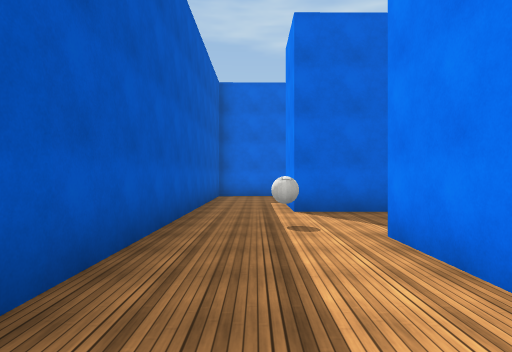
View 1 (above)

24 first-person views from a walk through a scene from a Unity 3-D project. The camera is 1.4 m above the floor, looks level and sees 75° across. The floor is counted in squares, 2 m on a side. Each view is taken from the middle of a square. On the plan, view 1 faces up. The plan holds only what a view shows up to about 10 squares ahead; the rest is blank. The place goes on beyond the plan. Surface patterns are stand-ins for the level's own textures.

View 2
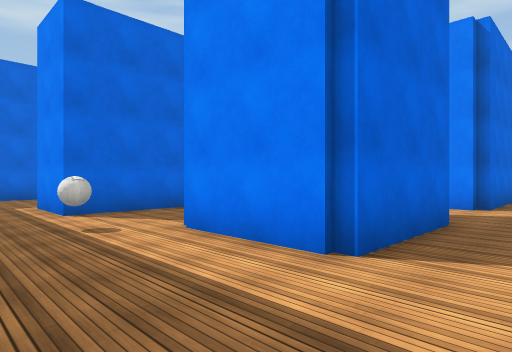

View 3
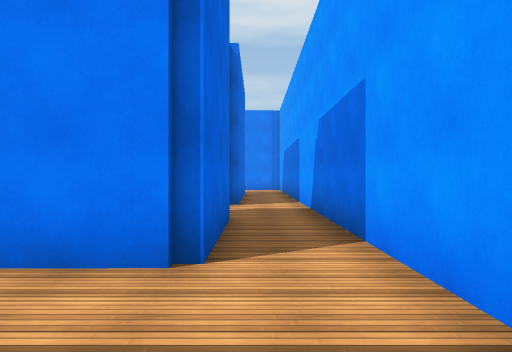

View 4
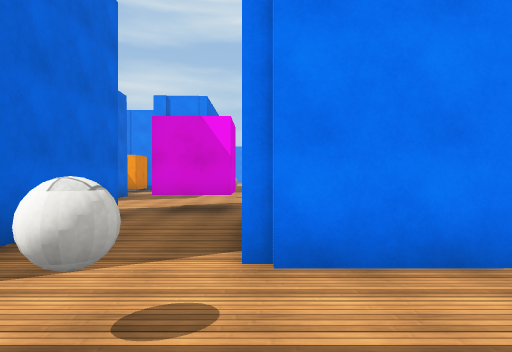

View 5
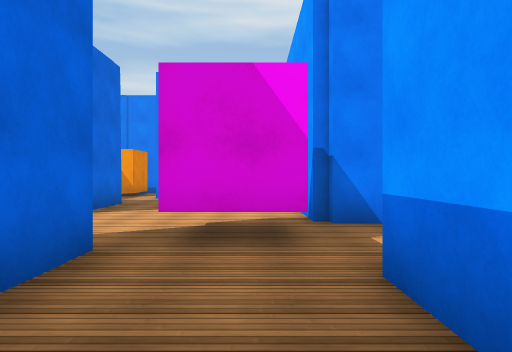

View 6
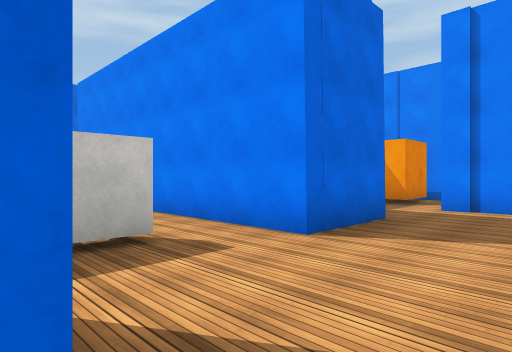

View 7
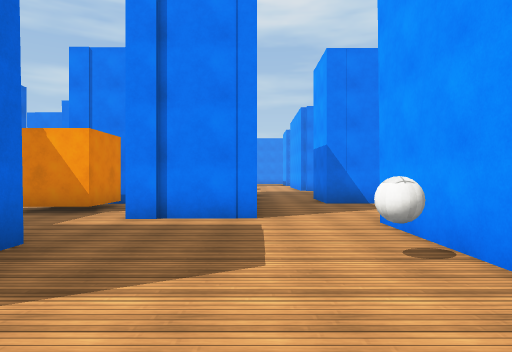

View 8
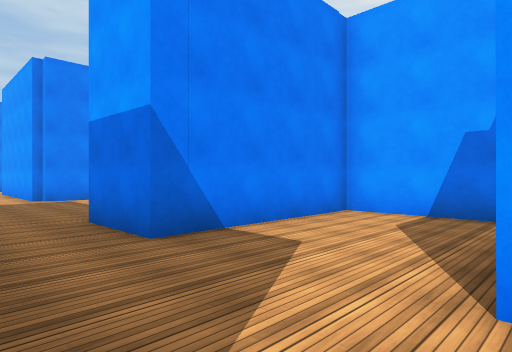

View 9
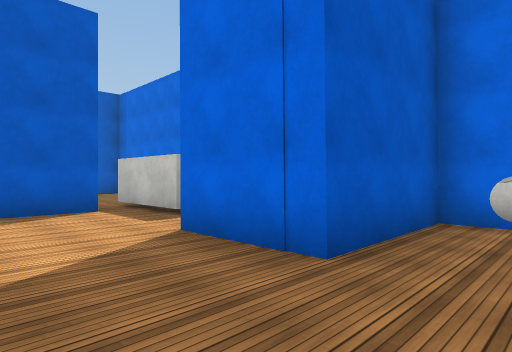

View 10
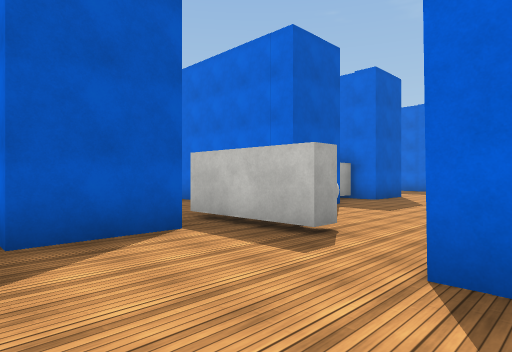

View 11
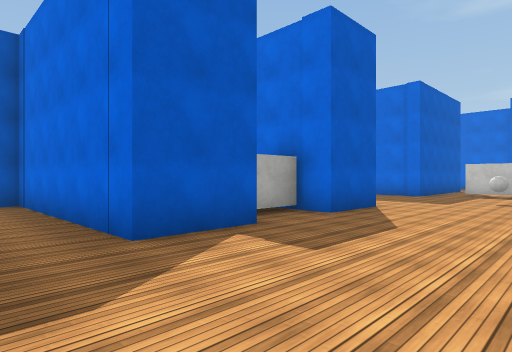

View 12
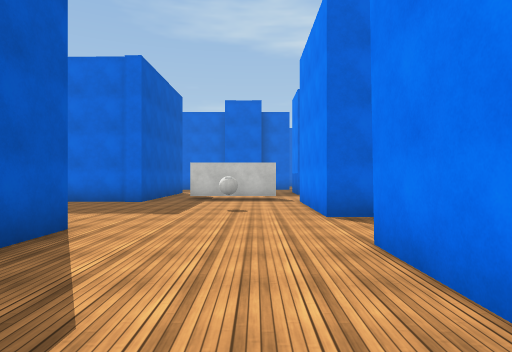

View 13
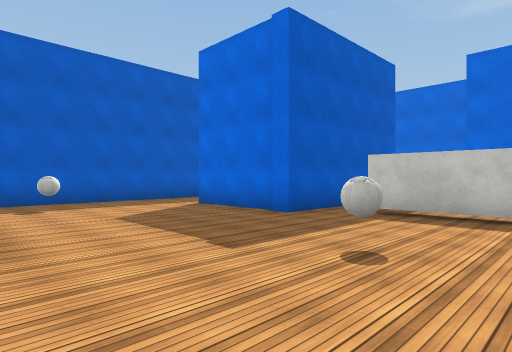

View 14
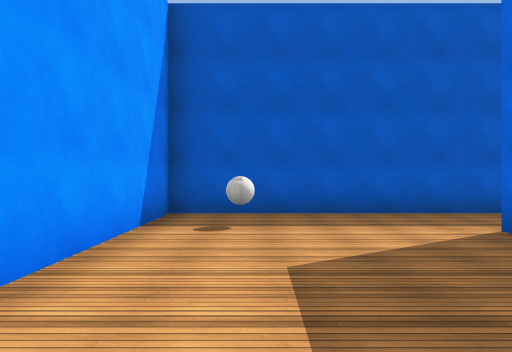

View 15
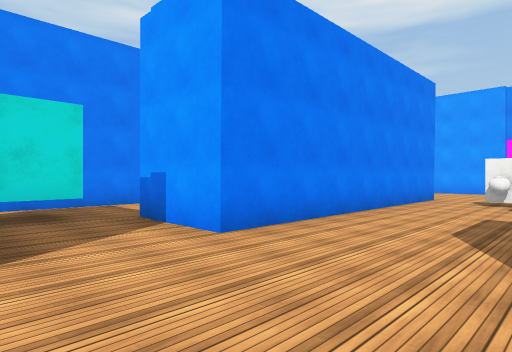

View 16
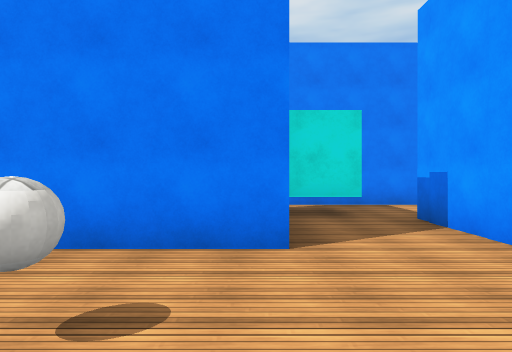

View 17
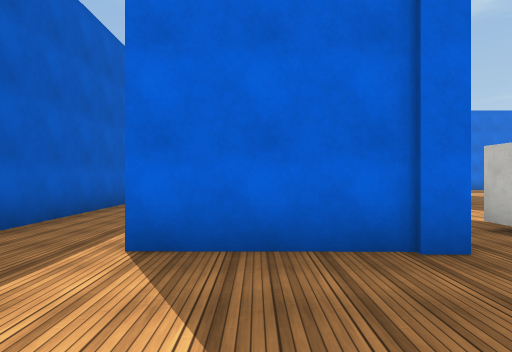

View 18
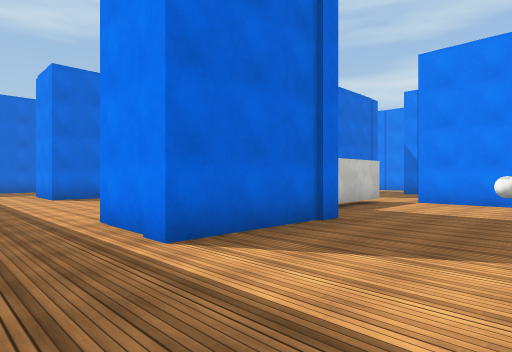

View 19
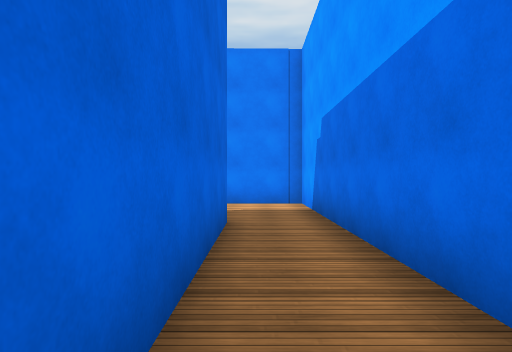

View 20
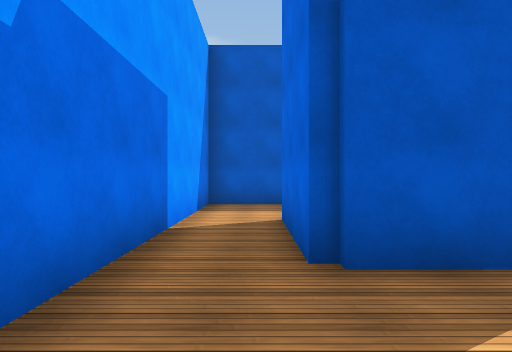

View 21
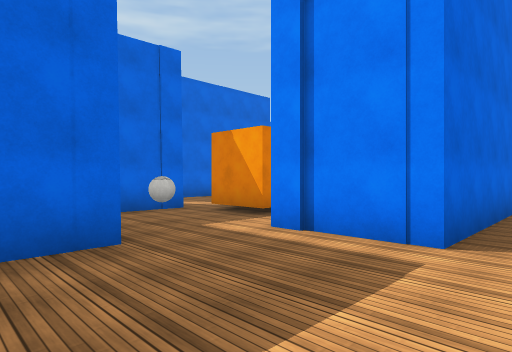

View 22
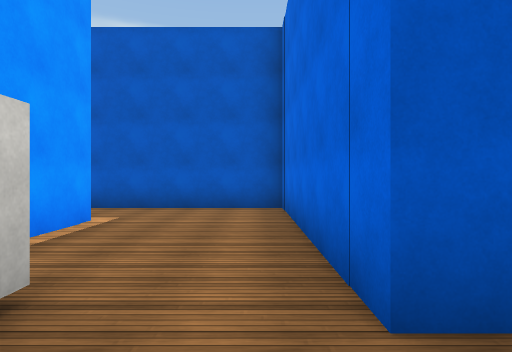

View 23
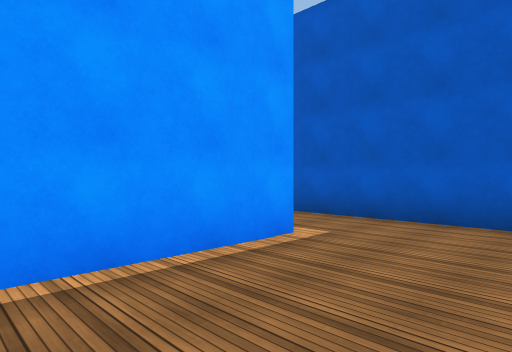

View 24
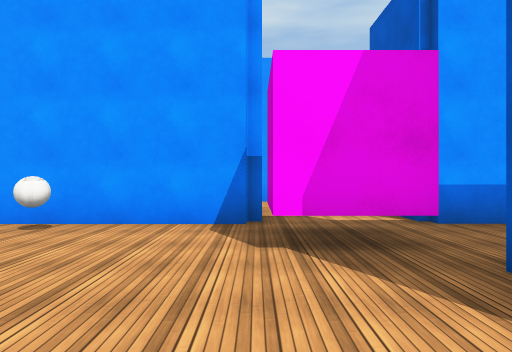

### Floor plan
Points are (right, up) in squares from view 1. A wall is a line through its corners. A room is listed if a view was taken in it or the views show most of it. See-through windows are left out.
Room 1 (views 1, 2, 3, 4, 5, 6, 7, 8, 9, 10, 19, 20, 21, 24)
walls: (6.8, 4.5) (5.3, 4.5) (5.3, 6) (6.7, 6) (6.7, 4.8); (6.9, 1.6) (6.9, 4.1) (12.4, 4.1); (4.5, 3) (4.5, 1.4) (1.5, 1.4) (1.5, 4.2); (3.1, 4.1) (4.4, 4.1); (5.2, 8.5) (5.2, 6.5) (0.7, 6.5) (0.7, 8.4); (12, 1.4) (7.2, 1.4); (6.7, 9.8) (6.7, 9.3) (4.1, 9.3); (15.5, 6) (12.5, 6) (12.5, 8.1); (-1.3, 8.4) (-1.3, -0.2) (15.5, -0.2) (15.5, 4.1); (14.9, 9.3) (13.3, 9.3) (13.3, 10.8); (13.2, 11.4) (10.4, 11.4) (10.4, 8.4) (8.2, 8.4) (8.2, 9.4); (15.4, 9) (15.4, 9.5)
ways out: opening at (-0.5, 7.5) to room 2; opening at (7.5, 9) to room 2; opening at (14.5, 11); opening at (16.5, 5)
objects: ball (0, 5); ball (10, 5); ball (12, 10)
Room 2 (views 11, 12, 13, 14, 15, 16, 17, 18, 22, 23)
walls: (4.5, 17.5) (4.5, 15.5) (3.9, 15.5) (3.8, 14.2); (4.5, 13.5) (4.5, 11.6) (-1.3, 11.6); (9.1, 18.7) (8.2, 18.7) (8.2, 22.2); (10.7, 17.1) (10.7, 18.5); (3.9, 22.1) (0.9, 22.1) (0.9, 24.3); (6.1, 9.8) (6.7, 9.8); (8.2, 9.4) (8.2, 16.4); (-0.8, 11.4) (-1.3, 11.4) (-1.3, 8.4); (7.6, 23) (5, 23); (0.7, 8.4) (3.8, 8.4); (-1.3, 25.4) (-1.3, 17.4) (3, 17.4)
ways out: opening at (-0.5, 7.5) to room 1; opening at (7.5, 9) to room 1; opening at (9.5, 17) to room 3; opening at (-0.5, 25); opening at (8, 22); gap at (5, 23)
objects: ball (0, 19); ball (6, 10); ball (6, 20)
Room 3 (no view inside)
walls: (8.2, 16.4) (10.6, 16.4); (13.1, 16.5) (13.1, 18.2)
ways out: opening at (9.5, 17) to room 2; opening at (11.5, 15.5)

Where each view was taken, in squares from view 1:
view 1: 0 up, 0 right, facing up
view 2: 0 up, 1 left, facing up-right
view 3: 1 up, 1 left, facing right
view 4: 4 up, 1 left, facing right
view 5: 5 up, 2 right, facing right
view 6: 6 up, 5 right, facing up-right
view 7: 6 up, 7 right, facing right
view 8: 6 up, 12 right, facing down-right
view 9: 6 up, 12 right, facing up-left
view 10: 6 up, 9 right, facing up-left
view 11: 10 up, 8 right, facing up-left
view 12: 13 up, 7 right, facing up
view 13: 17 up, 8 right, facing up-left
view 14: 19 up, 5 right, facing left
view 15: 19 up, 5 right, facing down-right
view 16: 19 up, 5 right, facing right
view 17: 19 up, 2 right, facing up
view 18: 19 up, 1 left, facing up-right
view 19: 1 up, 7 right, facing right
view 20: 1 up, 7 right, facing left
view 21: 5 up, 9 right, facing up-right
view 22: 11 up, 6 right, facing left
view 23: 11 up, 4 right, facing down-left
view 24: 9 up, 7 right, facing down
